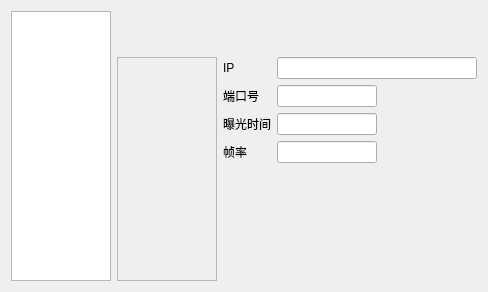
      <widget class="QWidget" name="tab_Camrea">
       <attribute name="title">
        <string>相机</string>
       </attribute>
       <layout class="QGridLayout" name="gridLayout_5">
        <item row="0" column="0">
         <layout class="QHBoxLayout" name="horizontalLayout_9" stretch="1,4">
          <item>
           <widget class="QListWidget" name="lst_Camera">
            <property name="minimumSize">
             <size>
              <width>100</width>
              <height>0</height>
             </size>
            </property>
            <property name="maximumSize">
             <size>
              <width>200</width>
              <height>16777215</height>
             </size>
            </property>
           </widget>
          </item>
          <item>
           <layout class="QGridLayout" name="gridLayout_3" columnstretch="4,1">
            <item row="0" column="0" colspan="2">
             <layout class="QHBoxLayout" name="horizontalLayout_8">
              <item>
               <widget class="QPushButton" name="btn_CameraSave">
                <property name="sizePolicy">
                 <sizepolicy hsizetype="Fixed" vsizetype="Fixed">
                  <horstretch>0</horstretch>
                  <verstretch>0</verstretch>
                 </sizepolicy>
                </property>
                <property name="minimumSize">
                 <size>
                  <width>40</width>
                  <height>40</height>
                 </size>
                </property>
                <property name="maximumSize">
                 <size>
                  <width>40</width>
                  <height>40</height>
                 </size>
                </property>
                <property name="styleSheet">
                 <string notr="true"/>
                </property>
                <property name="text">
                 <string/>
                </property>
                <property name="icon">
                 <iconset resource="../../Resources.qrc">
                  <normaloff>:/Images/save.png</normaloff>:/Images/save.png</iconset>
                </property>
                <property name="iconSize">
                 <size>
                  <width>40</width>
                  <height>40</height>
                 </size>
                </property>
                <property name="autoRepeat">
                 <bool>false</bool>
                </property>
                <property name="autoExclusive">
                 <bool>false</bool>
                </property>
                <property name="flat">
                 <bool>true</bool>
                </property>
               </widget>
              </item>
              <item>
               <spacer name="horizontalSpacer">
                <property name="orientation">
                 <enum>Qt::Horizontal</enum>
                </property>
                <property name="sizeHint" stdset="0">
                 <size>
                  <width>40</width>
                  <height>20</height>
                 </size>
                </property>
               </spacer>
              </item>
             </layout>
            </item>
            <item row="1" column="0" rowspan="2">
             <widget class="QFrame" name="frame">
              <property name="sizePolicy">
               <sizepolicy hsizetype="Expanding" vsizetype="Expanding">
                <horstretch>0</horstretch>
                <verstretch>0</verstretch>
               </sizepolicy>
              </property>
              <property name="frameShape">
               <enum>QFrame::StyledPanel</enum>
              </property>
              <property name="frameShadow">
               <enum>QFrame::Raised</enum>
              </property>
              <widget class="QLabel" name="label_15">
               <property name="geometry">
                <rect>
                 <x>290</x>
                 <y>250</y>
                 <width>121</width>
                 <height>71</height>
                </rect>
               </property>
               <property name="text">
                <string>图像显示</string>
               </property>
              </widget>
             </widget>
            </item>
            <item row="1" column="1">
             <layout class="QGridLayout" name="gridLayout">
              <item row="1" column="1">
               <widget class="QLineEdit" name="edit_CameraPort">
                <property name="minimumSize">
                 <size>
                  <width>80</width>
                  <height>0</height>
                 </size>
                </property>
                <property name="maximumSize">
                 <size>
                  <width>100</width>
                  <height>16777215</height>
                 </size>
                </property>
               </widget>
              </item>
              <item row="0" column="0">
               <widget class="QLabel" name="label">
                <property name="maximumSize">
                 <size>
                  <width>120</width>
                  <height>16777215</height>
                 </size>
                </property>
                <property name="text">
                 <string>IP</string>
                </property>
               </widget>
              </item>
              <item row="3" column="0">
               <widget class="QLabel" name="label_4">
                <property name="maximumSize">
                 <size>
                  <width>120</width>
                  <height>16777215</height>
                 </size>
                </property>
                <property name="text">
                 <string>帧率</string>
                </property>
               </widget>
              </item>
              <item row="2" column="1">
               <widget class="QLineEdit" name="edit_Exposure">
                <property name="minimumSize">
                 <size>
                  <width>80</width>
                  <height>0</height>
                 </size>
                </property>
                <property name="maximumSize">
                 <size>
                  <width>100</width>
                  <height>16777215</height>
                 </size>
                </property>
               </widget>
              </item>
              <item row="0" column="1">
               <widget class="QLineEdit" name="edit_CameraIP">
                <property name="minimumSize">
                 <size>
                  <width>200</width>
                  <height>0</height>
                 </size>
                </property>
                <property name="maximumSize">
                 <size>
                  <width>200</width>
                  <height>16777215</height>
                 </size>
                </property>
               </widget>
              </item>
              <item row="1" column="0">
               <widget class="QLabel" name="label_2">
                <property name="maximumSize">
                 <size>
                  <width>120</width>
                  <height>16777215</height>
                 </size>
                </property>
                <property name="text">
                 <string>端口号</string>
                </property>
               </widget>
              </item>
              <item row="2" column="0">
               <widget class="QLabel" name="label_3">
                <property name="maximumSize">
                 <size>
                  <width>120</width>
                  <height>16777215</height>
                 </size>
                </property>
                <property name="text">
                 <string>曝光时间</string>
                </property>
               </widget>
              </item>
              <item row="3" column="1">
               <widget class="QLineEdit" name="edit_Frame">
                <property name="minimumSize">
                 <size>
                  <width>80</width>
                  <height>0</height>
                 </size>
                </property>
                <property name="maximumSize">
                 <size>
                  <width>100</width>
                  <height>16777215</height>
                 </size>
                </property>
               </widget>
              </item>
             </layout>
            </item>
            <item row="2" column="1">
             <spacer name="verticalSpacer">
              <property name="orientation">
               <enum>Qt::Vertical</enum>
              </property>
              <property name="sizeHint" stdset="0">
               <size>
                <width>20</width>
                <height>118</height>
               </size>
              </property>
             </spacer>
            </item>
           </layout>
          </item>
         </layout>
        </item>
       </layout>
      </widget>
